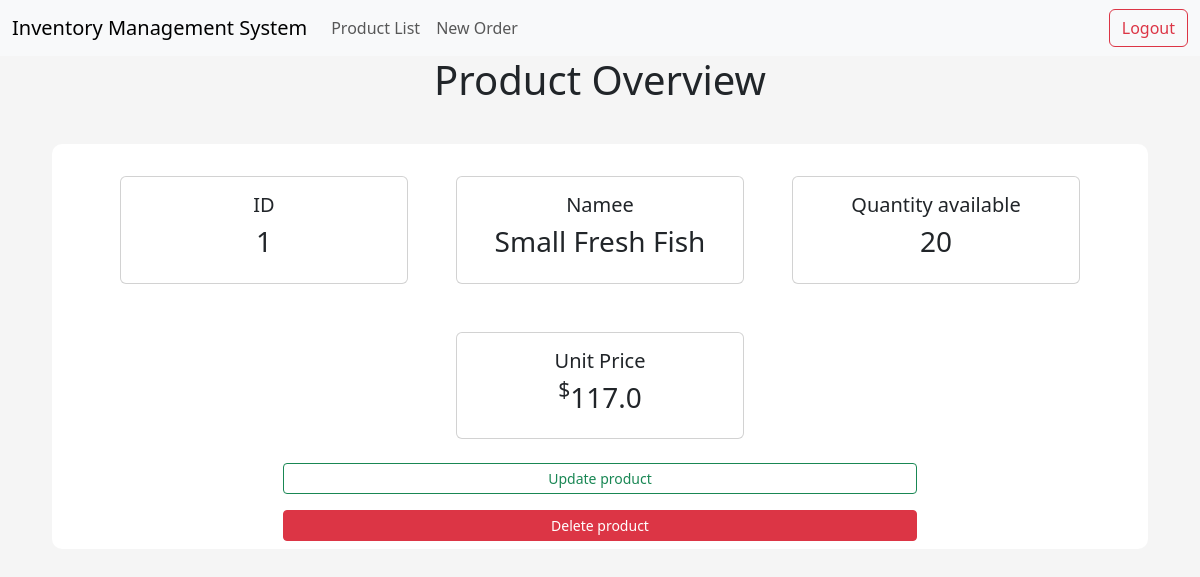
Before: /product/1 with the older database file.
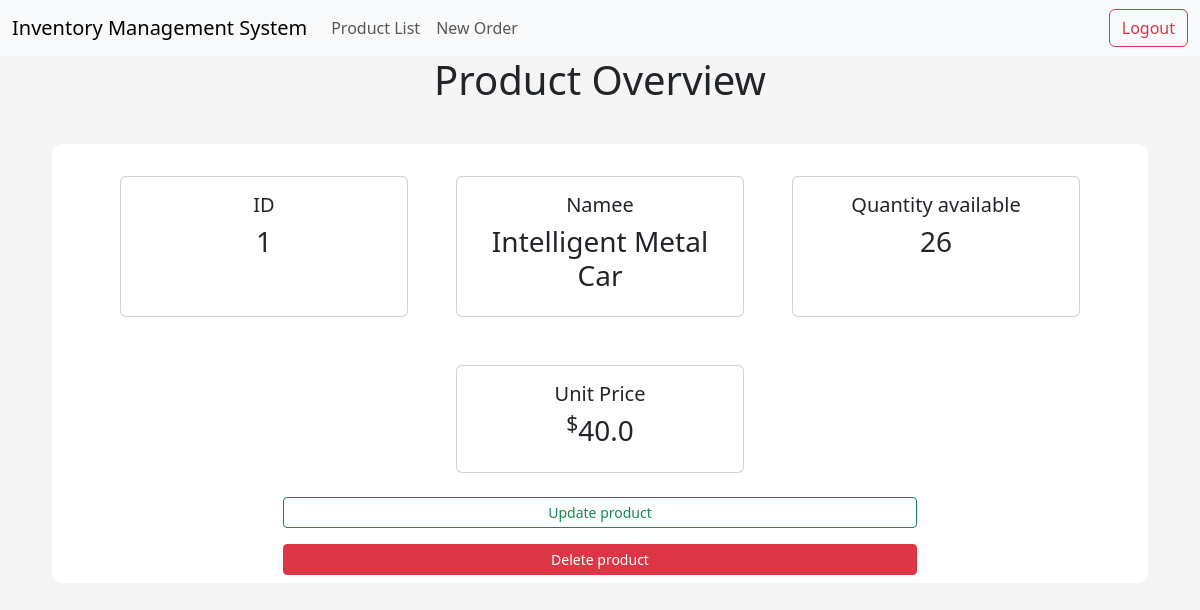
After: the same page with the newer database file.
### app/models/tables.py (models this page shows, shortened)
class Product(db.Model):
    __tablename__ = "product"
    id = db.Column(db.Integer, primary_key=True)
    name = db.Column(db.String(50), nullable=False, unique=True)
    price = db.Column(db.Float, nullable=False)
    quantity_available = db.Column(db.Integer)

### app/controllers/default.py (the view)
@app.route("/product/<id>", methods=["GET", "POST"])
def product(id):
    product = Product.query.get(id)
    return render_template("product.html", product=product)

### app/templates/product.html (shortened to what this page needs)
{% extends "index.html" %}
{% block body %}
<div class="title">
    <h1 class="title"> Product Overview</h1>
</div>
<div class="content-section">
    <div class="row mx-auto justify-content-center">
        <div class="card m-4" style="width: 18rem">
            <div class="card-body">
                <h5 class="cart-title text-center">ID</h5>
                <h3 class="text-center">{{ product.id }}</h3>
            </div>
        </div>
        <div class="card m-4" style="width: 18rem">
            <div class="card-body">
                <h5 class="cart-title text-center">Namee</h5>
                <h3 class="text-center">{{ product.name }}</h3>
            </div>
        </div>
        <div class="card m-4" style="width: 18rem">
            <div class="card-body">
                <h5 class="cart-title text-center">Quantity available</h5>
                <h3 class="text-center">{{ product.quantity_available }}</h3>
            </div>
        </div>
        <div class="card m-4" style="width: 18rem">
            <div class="card-body">
                <h5 class="cart-title text-center">Unit Price</h5>
                <h3 class="text-center"><sup>$</sup>{{ product.price }}</h3>
            </div>
        </div>
        <div class="row mx-auto justify-content-center">
            <a style="max-width:60%;" class="btn btn-outline-success btn-sm mb-3" href="{{ url_for('update_product', id=product.id) }}">Update product</a>
            <a style="max-width:60%;" class="btn btn-danger btn-sm" href="#">Delete product</a>
        </div>
    </div>
</div>
{% endblock body %}

Changed rows visible on the page:
changed Product id 1: name "Small Fresh Fish" → "Intelligent Metal Car"; quantity_available "20" → "26"; price "117.0" → "40.0"
